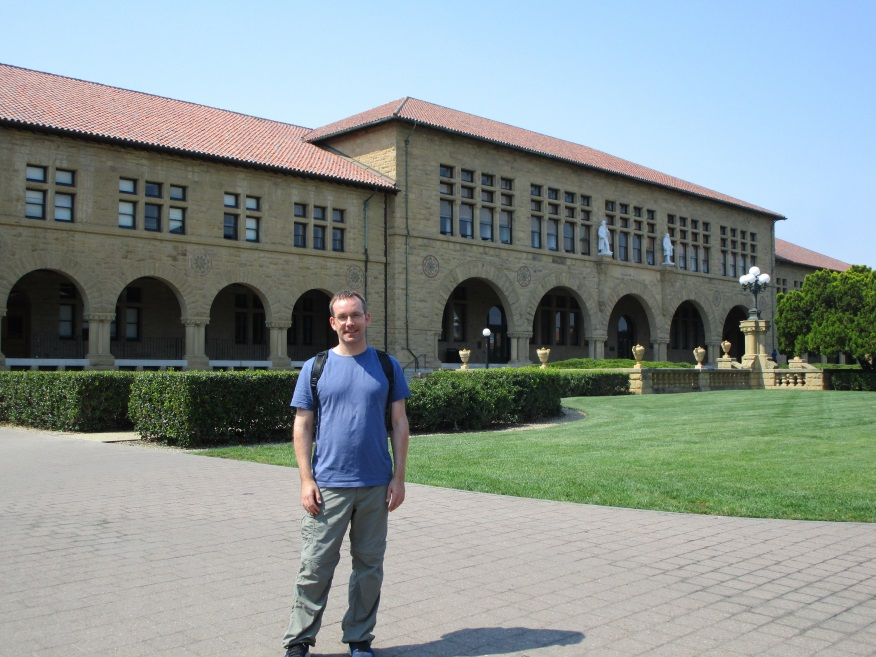
#> input picture Selective Search Demo/a_stanford_university_building.jpg, 876 x 657 px
$ python selective_search.py
#> lines starting #> are read from the running program, lines starting #| are printed output that depends on the picture
'''
File: selective_search.py (Exercise 15)

In this exercise students shall get OpenCV's "Selective Search"
implementation running.

Note:
1)
The createSelectiveSearchSegmentation() function is
not available in OpenCV 3.1.0 and it is buggy in OpenCV 3.2.0.
So you should install at least OpenCV 3.3.0 in order to be able
to use it.

See also this blog post by Satya Mallick. At the end of the post
you can find some information about the OpenCV version issue:
https://www.learnopencv.com/selective-search-for-object-detection-cpp-python/

2)
The code here is inspired by the code by Satya Mallick posted at
https://www.learnopencv.com/selective-search-for-object-detection-cpp-python/

'''


import sys
import cv2

print("Your Python version is: " + sys.version)
print("Your OpenCV version is: " + cv2.__version__)

print()
print("Selective Search algorithm demo.")
print("Selective Search is an algorithm that generates")
print("region proposals that may contain objects or object parts.")
print()
print("For this, it iteratively fuses the two most similar segments")
print("of an initially oversegmented image.")
print()
print("Press 'm' for showing more region candidates.")
print("Press 'l' for showing less region candidates.")

test_img_nr = 3
if test_img_nr==1:
    image_filename = "eating_ice_cream.jpg"
elif test_img_nr==2:
    image_filename = "at_lake_tahoe.jpg"
elif test_img_nr==3:
    image_filename = "a_stanford_university_building.jpg"

fast_or_quality = "f"

# 1. speed-up using multithreads

# this function can be used to dynamically turn on and off
# optimized code (code that uses SSE2, AVX, and other instructions
# on the platforms that support it)
cv2.setUseOptimized(True);

# OpenCV will try to set the number of threads for the
# next parallel region.
cv2.setNumThreads(4);


# 2. read image
im = cv2.imread( image_filename )
#> im is the input picture: shape (657, 876, 3); mean B, G, R 142.8, 145.3, 134.5


# 3. resize image to fixed height
#    but make sure we keep the aspect ratio
newHeight = 800
newWidth = int(im.shape[1] * newHeight / im.shape[0])
#> newWidth = 1066
im = cv2.resize(im, (newWidth, newHeight))
#> im: shape (800, 1066, 3)


# 4. create Selective Search Segmentation Object
#    using default parameters
ss = cv2.ximgproc.segmentation.createSelectiveSearchSegmentation()


# 5. set input image on which we will run segmentation
ss.setBaseImage(im)


# 6. Switch to fast but low recall Selective Search method
if (fast_or_quality == 'f'):
    ss.switchToSelectiveSearchFast()

# Switch to high recall but slow Selective Search method
else:
    ss.switchToSelectiveSearchQuality()


# 7. run selective search segmentation on input image
rects = ss.process()
print('Total Number of Region Proposals: {}'.format(len(rects)))


# 8. number of region proposals to show
numShowRects = 100
increment = 50


# 9. increment to increase/decrease total number
#    of region proposals to be shown

while True:

    # 9.1 create a copy of original image
    imOut = im.copy()

    # 9.2 itereate over all the region proposals
    for i, rect in enumerate(rects):

        # draw rectangle for region proposal till numShowRects
        if (i < numShowRects):
            x, y, w, h = rect
            cv2.rectangle(imOut, (x, y), (x + w, y + h), (0, 255, 0), 1, cv2.LINE_AA)
        else:
            break
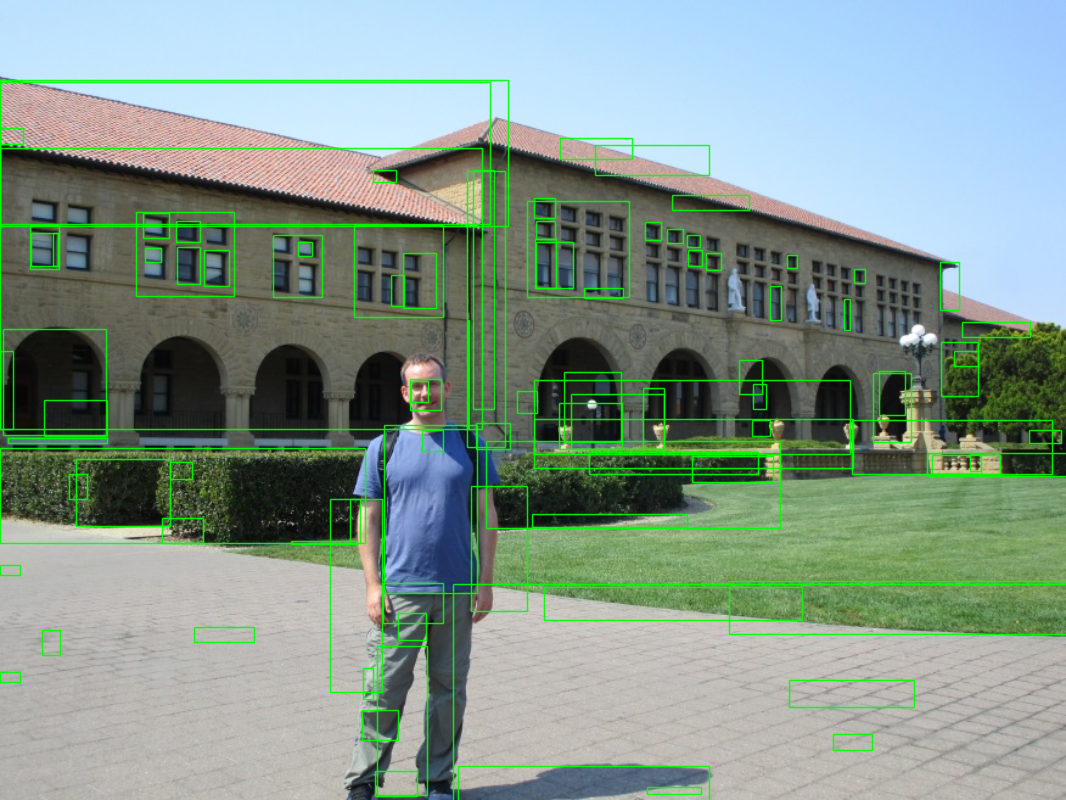
#> imOut: shape (800, 1066, 3); mean B, G, R 138.9, 150.7, 130.5

    # 9.3 show output
    cv2.imshow("Output", imOut)

    # 9.4 record key press
    k = cv2.waitKey(0) & 0xFF
#> (key Esc is pressed here)

    # 9.5 m is pressed
    if k == 109:
        # increase total number of rectangles to show by increment
        numShowRects += increment
    # l is pressed
    elif k == 108 and numShowRects > increment:
        # decrease total number of rectangles to show by increment
        numShowRects -= increment
    # q is pressed
    elif k == 113:
        break

    print("Now showing", numShowRects, "region candidates.")


# 10. close all windows
cv2.destroyAllWindows()
